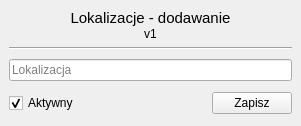
<?xml version="1.0" encoding="UTF-8"?>
<ui version="4.0">
 <class>Form</class>
 <widget class="QWidget" name="Form">
  <property name="geometry">
   <rect>
    <x>0</x>
    <y>0</y>
    <width>301</width>
    <height>126</height>
   </rect>
  </property>
  <property name="windowTitle">
   <string>Form</string>
  </property>
  <layout class="QGridLayout" name="gridLayout">
   <property name="leftMargin">
    <number>0</number>
   </property>
   <property name="topMargin">
    <number>0</number>
   </property>
   <property name="rightMargin">
    <number>0</number>
   </property>
   <property name="bottomMargin">
    <number>0</number>
   </property>
   <property name="spacing">
    <number>0</number>
   </property>
   <item row="0" column="0">
    <widget class="QWidget" name="widget" native="true">
     <layout class="QVBoxLayout" name="verticalLayout_3">
      <item>
       <widget class="QWidget" name="widget_2" native="true">
        <layout class="QVBoxLayout" name="verticalLayout_2">
         <property name="spacing">
          <number>0</number>
         </property>
         <property name="leftMargin">
          <number>0</number>
         </property>
         <property name="topMargin">
          <number>0</number>
         </property>
         <property name="rightMargin">
          <number>0</number>
         </property>
         <property name="bottomMargin">
          <number>0</number>
         </property>
         <item>
          <widget class="QLabel" name="label">
           <property name="font">
            <font>
             <pointsize>11</pointsize>
            </font>
           </property>
           <property name="text">
            <string>Lokalizacje - dodawanie</string>
           </property>
           <property name="alignment">
            <set>Qt::AlignCenter</set>
           </property>
          </widget>
         </item>
         <item>
          <widget class="QLabel" name="label_2">
           <property name="text">
            <string>v1</string>
           </property>
           <property name="alignment">
            <set>Qt::AlignCenter</set>
           </property>
          </widget>
         </item>
        </layout>
       </widget>
      </item>
      <item>
       <widget class="Line" name="line">
        <property name="orientation">
         <enum>Qt::Horizontal</enum>
        </property>
       </widget>
      </item>
      <item>
       <widget class="QWidget" name="widget_3" native="true">
        <layout class="QVBoxLayout" name="verticalLayout">
         <property name="spacing">
          <number>0</number>
         </property>
         <property name="leftMargin">
          <number>0</number>
         </property>
         <property name="topMargin">
          <number>0</number>
         </property>
         <property name="rightMargin">
          <number>0</number>
         </property>
         <property name="bottomMargin">
          <number>0</number>
         </property>
         <item>
          <widget class="QLineEdit" name="text_linia">
           <property name="placeholderText">
            <string>Lokalizacja</string>
           </property>
          </widget>
         </item>
        </layout>
       </widget>
      </item>
      <item>
       <widget class="QWidget" name="widget_4" native="true">
        <layout class="QHBoxLayout" name="horizontalLayout">
         <property name="spacing">
          <number>0</number>
         </property>
         <property name="leftMargin">
          <number>0</number>
         </property>
         <property name="topMargin">
          <number>0</number>
         </property>
         <property name="rightMargin">
          <number>0</number>
         </property>
         <property name="bottomMargin">
          <number>0</number>
         </property>
         <item>
          <widget class="QCheckBox" name="check_aktywny">
           <property name="text">
            <string>Aktywny</string>
           </property>
           <property name="checked">
            <bool>true</bool>
           </property>
          </widget>
         </item>
         <item>
          <spacer name="horizontalSpacer">
           <property name="orientation">
            <enum>Qt::Horizontal</enum>
           </property>
           <property name="sizeHint" stdset="0">
            <size>
             <width>139</width>
             <height>20</height>
            </size>
           </property>
          </spacer>
         </item>
         <item>
          <widget class="QPushButton" name="btn_zapisz">
           <property name="text">
            <string>Zapisz</string>
           </property>
          </widget>
         </item>
        </layout>
       </widget>
      </item>
     </layout>
    </widget>
   </item>
  </layout>
 </widget>
 <resources/>
 <connections/>
</ui>
